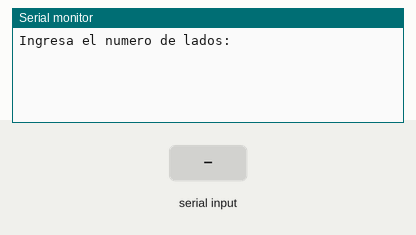
This sketch was run on a simulated Arduino Uno, built with avr-gcc and run on an emulated ATmega328P. Shown: the last lines printed to the serial monitor. Inputs (shaded band) come from the test bench.

Above: at 1.2 s.
1.3 s: "90,45\n" received over Serial
At 2.2 s:
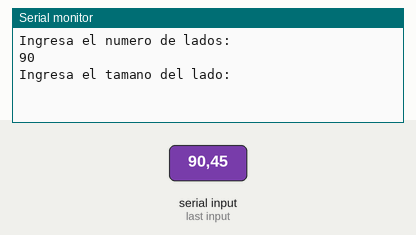
3.2 s: "30,150\n" received over Serial
At 3.8 s:
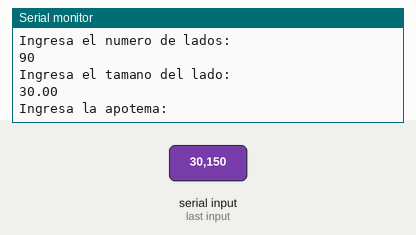
5.0 s: "0\n" received over Serial
At 6.5 s:
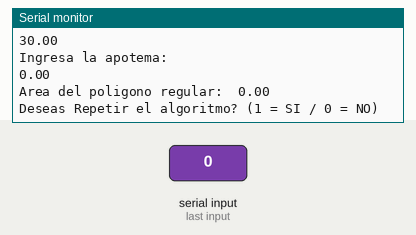

The sketch:

ProgramaT10.ino
```cpp
void setup() {
  // put your setup code here, to run once:
  Serial.begin(9600);
  Serial.setTimeout(100);
  // Área de un Polígono Regular de N Lados 
}

int nlados = -1;
double lado = -1, apotema = -1, resultado;
int estado = 0, repetir;
String lectura;
void loop() {
  // put your main code here, to run repeatedly:
  switch (estado) {
    case 0:
      Serial.println("Ingresa el numero de lados: ");
      estado = 1;
      break;

    case 1:
    case 7:
      if (Serial.available() > 0) {
        lectura = Serial.readString();
        if ((estado == 1) or (estado == 3) or (estado == 4)) {
          estado = 2;
        } else {
          estado = 8;
        }
      }
      break;

    case 2:
    case 8:
      if (!lectura.equals("")) {
        if (estado == 2) {
          if (nlados == -1) {
            nlados = lectura.toInt();
            Serial.println(nlados);
            estado = 3;
          } else if(lado == -1) {
            lado = lectura.toDouble();
            Serial.println(lado);
            estado = 4;
          }else{
            apotema = lectura.toDouble();
            Serial.println(apotema);
            estado = 5;
          }
        } else {
          repetir = lectura.toInt();
          if (repetir == 1) {
            estado = 0;
          }
          else {
            estado = 6;
          }
        }
      } else {
        estado -= 1;
      }
      break;

    case 3:
      Serial.println("Ingresa el tamano del lado: ");
      estado = 1;
      break;

    case 4:
      Serial.println("Ingresa la apotema: ");
      estado = 1;
      break;

    case 5:
      resultado = nlados * lado;
      resultado = (resultado * apotema) / 2;
      Serial.println("Area del poligono regular:  " + String(resultado));
      nlados = -1; lado = -1; apotema = -1;
      estado = 6;
      break;

    case 6:
      Serial.println("Deseas Repetir el algoritmo? (1 = SI / 0 = NO)");
      estado = 7;
      break;
  }

  delay(100);
}
```

Measured:
- after the input at 1.3 s, the serial monitor: prints a new line after 0.30 s (image 1)
- after the input at 3.2 s, the serial monitor: prints a new line after 0.21 s (image 2)
- after the input at 5.0 s, the serial monitor: prints a new line after 0.21 s (image 3)
